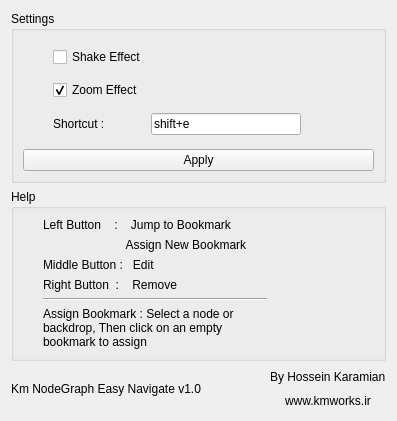
<?xml version="1.0" encoding="UTF-8"?>
<ui version="4.0">
 <class>Form</class>
 <widget class="QWidget" name="Form">
  <property name="windowModality">
   <enum>Qt::NonModal</enum>
  </property>
  <property name="geometry">
   <rect>
    <x>0</x>
    <y>0</y>
    <width>397</width>
    <height>421</height>
   </rect>
  </property>
  <property name="windowTitle">
   <string>Km NodeGraph Easy Navigate</string>
  </property>
  <property name="windowIcon">
   <iconset>
    <normaloff>../../RimiyaFx Plugin Pack/Km_NodeGraphJump/icons/icon.png</normaloff>../../RimiyaFx Plugin Pack/Km_NodeGraphJump/icons/icon.png</iconset>
  </property>
  <layout class="QVBoxLayout" name="verticalLayout_7">
   <item>
    <layout class="QVBoxLayout" name="verticalLayout_2" stretch="4,4,1">
     <item>
      <widget class="QGroupBox" name="groupBox_settings4">
       <property name="title">
        <string>Settings</string>
       </property>
       <layout class="QHBoxLayout" name="horizontalLayout_9" stretch="0">
        <item>
         <layout class="QVBoxLayout" name="verticalLayout_8">
          <item>
           <layout class="QHBoxLayout" name="horizontalLayout_3">
            <item>
             <layout class="QVBoxLayout" name="verticalLayout_4">
              <property name="leftMargin">
               <number>30</number>
              </property>
              <property name="rightMargin">
               <number>20</number>
              </property>
              <item>
               <widget class="QCheckBox" name="checkBox_shake_effect">
                <property name="font">
                 <font>
                  <weight>50</weight>
                  <bold>false</bold>
                 </font>
                </property>
                <property name="text">
                 <string>Shake Effect</string>
                </property>
                <property name="checked">
                 <bool>false</bool>
                </property>
               </widget>
              </item>
              <item>
               <widget class="QCheckBox" name="checkBox_zoom_effect">
                <property name="font">
                 <font>
                  <weight>50</weight>
                  <bold>false</bold>
                 </font>
                </property>
                <property name="text">
                 <string>Zoom Effect</string>
                </property>
                <property name="checked">
                 <bool>true</bool>
                </property>
               </widget>
              </item>
              <item>
               <layout class="QHBoxLayout" name="horizontalLayout_4" stretch="2,8">
                <item>
                 <widget class="QLabel" name="label_3">
                  <property name="text">
                   <string>Shortcut :</string>
                  </property>
                 </widget>
                </item>
                <item>
                 <widget class="QLineEdit" name="lineEdit_shortcut">
                  <property name="maximumSize">
                   <size>
                    <width>150</width>
                    <height>16777215</height>
                   </size>
                  </property>
                  <property name="text">
                   <string>shift+e</string>
                  </property>
                 </widget>
                </item>
               </layout>
              </item>
             </layout>
            </item>
            <item>
             <layout class="QVBoxLayout" name="verticalLayout_3">
              <property name="leftMargin">
               <number>20</number>
              </property>
              <property name="rightMargin">
               <number>20</number>
              </property>
              <item>
               <widget class="QLabel" name="label_icon">
                <property name="text">
                 <string/>
                </property>
                <property name="pixmap">
                 <pixmap>../../RimiyaFx Plugin Pack/Km_NodeGraphJump/icons/icon.png</pixmap>
                </property>
               </widget>
              </item>
             </layout>
            </item>
           </layout>
          </item>
          <item>
           <widget class="QPushButton" name="pushButton_documentation">
            <property name="text">
             <string>Apply</string>
            </property>
           </widget>
          </item>
         </layout>
        </item>
       </layout>
      </widget>
     </item>
     <item>
      <widget class="QGroupBox" name="groupBox_status">
       <property name="title">
        <string>Help</string>
       </property>
       <layout class="QVBoxLayout" name="verticalLayout_6">
        <item>
         <layout class="QHBoxLayout" name="horizontalLayout" stretch="3,1">
          <item>
           <layout class="QVBoxLayout" name="verticalLayout_5">
            <property name="leftMargin">
             <number>20</number>
            </property>
            <property name="rightMargin">
             <number>15</number>
            </property>
            <item>
             <widget class="QLabel" name="label">
              <property name="text">
               <string>Left Button    :    Jump to Bookmark</string>
              </property>
             </widget>
            </item>
            <item>
             <widget class="QLabel" name="label_4">
              <property name="text">
               <string>                         Assign New Bookmark</string>
              </property>
             </widget>
            </item>
            <item>
             <widget class="QLabel" name="label_5">
              <property name="text">
               <string>Middle Button :   Edit</string>
              </property>
             </widget>
            </item>
            <item>
             <widget class="QLabel" name="label_2">
              <property name="text">
               <string>Right Button  :    Remove</string>
              </property>
             </widget>
            </item>
            <item>
             <widget class="Line" name="line">
              <property name="orientation">
               <enum>Qt::Horizontal</enum>
              </property>
             </widget>
            </item>
            <item>
             <widget class="QLabel" name="label_6">
              <property name="text">
               <string>Assign Bookmark : Select a node or backdrop, Then click on an empty bookmark to assign</string>
              </property>
              <property name="wordWrap">
               <bool>true</bool>
              </property>
             </widget>
            </item>
           </layout>
          </item>
          <item>
           <widget class="QLabel" name="label_icon_2">
            <property name="frameShape">
             <enum>QFrame::NoFrame</enum>
            </property>
            <property name="text">
             <string/>
            </property>
            <property name="pixmap">
             <pixmap>../../RimiyaFx Plugin Pack/Km_NodeGraphJump/icons/mouse.png</pixmap>
            </property>
           </widget>
          </item>
         </layout>
        </item>
       </layout>
      </widget>
     </item>
     <item>
      <layout class="QHBoxLayout" name="horizontalLayout_2" stretch="3,28,3">
       <item>
        <widget class="QLabel" name="label_plugins_version">
         <property name="text">
          <string>Km NodeGraph Easy Navigate v1.0</string>
         </property>
        </widget>
       </item>
       <item>
        <spacer name="horizontalSpacer_4">
         <property name="orientation">
          <enum>Qt::Horizontal</enum>
         </property>
         <property name="sizeHint" stdset="0">
          <size>
           <width>40</width>
           <height>20</height>
          </size>
         </property>
        </spacer>
       </item>
       <item>
        <layout class="QVBoxLayout" name="verticalLayout">
         <item>
          <widget class="QLabel" name="label_8">
           <property name="text">
            <string>By Hossein Karamian</string>
           </property>
          </widget>
         </item>
         <item>
          <widget class="QLabel" name="label_9">
           <property name="text">
            <string>www.kmworks.ir</string>
           </property>
           <property name="alignment">
            <set>Qt::AlignCenter</set>
           </property>
          </widget>
         </item>
        </layout>
       </item>
      </layout>
     </item>
    </layout>
   </item>
  </layout>
 </widget>
 <resources/>
 <connections/>
</ui>
